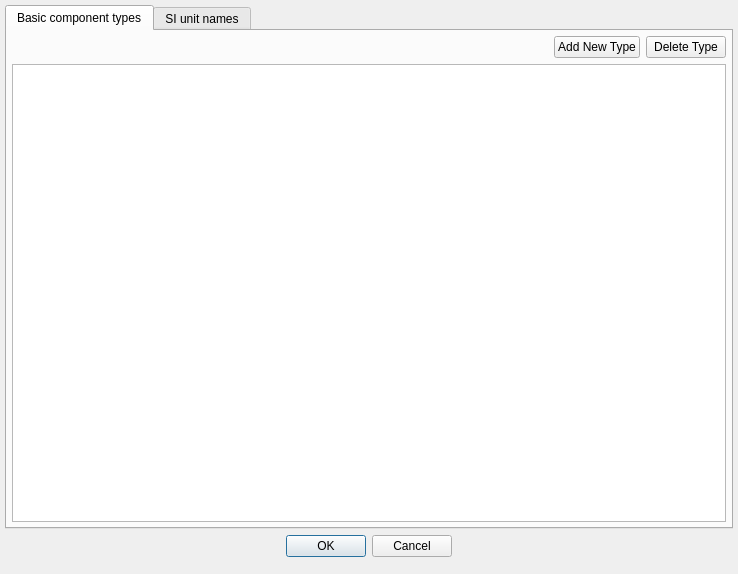
<?xml version="1.0" encoding="UTF-8"?>
<ui version="4.0">
 <class>units_dialog</class>
 <widget class="QDialog" name="units_dialog">
  <property name="geometry">
   <rect>
    <x>0</x>
    <y>0</y>
    <width>738</width>
    <height>574</height>
   </rect>
  </property>
  <property name="windowTitle">
   <string>Units setup</string>
  </property>
  <layout class="QVBoxLayout" name="verticalLayout_3">
   <property name="leftMargin">
    <number>5</number>
   </property>
   <property name="topMargin">
    <number>5</number>
   </property>
   <property name="rightMargin">
    <number>5</number>
   </property>
   <property name="bottomMargin">
    <number>5</number>
   </property>
   <item>
    <layout class="QVBoxLayout" name="verticalLayout_2">
     <property name="bottomMargin">
      <number>12</number>
     </property>
     <item>
      <widget class="QFrame" name="frame_2">
       <property name="frameShape">
        <enum>QFrame::NoFrame</enum>
       </property>
       <property name="frameShadow">
        <enum>QFrame::Raised</enum>
       </property>
       <layout class="QVBoxLayout" name="verticalLayout">
        <property name="leftMargin">
         <number>0</number>
        </property>
        <property name="topMargin">
         <number>0</number>
        </property>
        <property name="rightMargin">
         <number>0</number>
        </property>
        <property name="bottomMargin">
         <number>0</number>
        </property>
        <item>
         <widget class="QTabWidget" name="tabWidget">
          <property name="currentIndex">
           <number>0</number>
          </property>
          <widget class="QWidget" name="types_frame">
           <attribute name="title">
            <string>Basic component types</string>
           </attribute>
           <layout class="QVBoxLayout" name="verticalLayout_4">
            <property name="leftMargin">
             <number>0</number>
            </property>
            <property name="topMargin">
             <number>0</number>
            </property>
            <property name="rightMargin">
             <number>0</number>
            </property>
            <property name="bottomMargin">
             <number>0</number>
            </property>
            <item>
             <widget class="QFrame" name="frame">
              <property name="frameShape">
               <enum>QFrame::NoFrame</enum>
              </property>
              <property name="frameShadow">
               <enum>QFrame::Raised</enum>
              </property>
              <layout class="QVBoxLayout" name="verticalLayout_7">
               <property name="leftMargin">
                <number>5</number>
               </property>
               <property name="topMargin">
                <number>5</number>
               </property>
               <property name="rightMargin">
                <number>5</number>
               </property>
               <property name="bottomMargin">
                <number>5</number>
               </property>
               <item>
                <layout class="QHBoxLayout" name="horizontalLayout">
                 <item>
                  <spacer name="horizontalSpacer">
                   <property name="orientation">
                    <enum>Qt::Horizontal</enum>
                   </property>
                   <property name="sizeHint" stdset="0">
                    <size>
                     <width>40</width>
                     <height>20</height>
                    </size>
                   </property>
                  </spacer>
                 </item>
                 <item>
                  <widget class="QPushButton" name="add_type_cmd">
                   <property name="text">
                    <string>Add New Type</string>
                   </property>
                  </widget>
                 </item>
                 <item>
                  <widget class="QPushButton" name="del_type_cmd">
                   <property name="text">
                    <string>Delete Type</string>
                   </property>
                  </widget>
                 </item>
                </layout>
               </item>
               <item>
                <widget class="QTableView" name="b_types_tbl">
                 <property name="selectionMode">
                  <enum>QAbstractItemView::SingleSelection</enum>
                 </property>
                 <property name="selectionBehavior">
                  <enum>QAbstractItemView::SelectRows</enum>
                 </property>
                 <property name="sortingEnabled">
                  <bool>true</bool>
                 </property>
                 <property name="cornerButtonEnabled">
                  <bool>false</bool>
                 </property>
                 <attribute name="verticalHeaderVisible">
                  <bool>false</bool>
                 </attribute>
                </widget>
               </item>
              </layout>
             </widget>
            </item>
           </layout>
          </widget>
          <widget class="QWidget" name="units_frame">
           <attribute name="title">
            <string>SI unit names</string>
           </attribute>
           <layout class="QVBoxLayout" name="verticalLayout_5">
            <property name="leftMargin">
             <number>0</number>
            </property>
            <property name="topMargin">
             <number>0</number>
            </property>
            <property name="rightMargin">
             <number>0</number>
            </property>
            <property name="bottomMargin">
             <number>0</number>
            </property>
            <item>
             <widget class="QFrame" name="frame_3">
              <property name="frameShape">
               <enum>QFrame::NoFrame</enum>
              </property>
              <property name="frameShadow">
               <enum>QFrame::Raised</enum>
              </property>
              <layout class="QVBoxLayout" name="verticalLayout_8">
               <property name="leftMargin">
                <number>5</number>
               </property>
               <property name="topMargin">
                <number>5</number>
               </property>
               <property name="rightMargin">
                <number>5</number>
               </property>
               <property name="bottomMargin">
                <number>5</number>
               </property>
               <item>
                <layout class="QHBoxLayout" name="horizontalLayout_2">
                 <item>
                  <spacer name="horizontalSpacer_2">
                   <property name="orientation">
                    <enum>Qt::Horizontal</enum>
                   </property>
                   <property name="sizeHint" stdset="0">
                    <size>
                     <width>40</width>
                     <height>20</height>
                    </size>
                   </property>
                  </spacer>
                 </item>
                 <item>
                  <widget class="QPushButton" name="add_unit_cmd">
                   <property name="text">
                    <string>Add Unit</string>
                   </property>
                  </widget>
                 </item>
                 <item>
                  <widget class="QPushButton" name="del_unit_cmd">
                   <property name="text">
                    <string>Delete Unit</string>
                   </property>
                  </widget>
                 </item>
                </layout>
               </item>
               <item>
                <widget class="QTableView" name="si_units_tbl">
                 <property name="toolTipDuration">
                  <number>-1</number>
                 </property>
                 <property name="selectionMode">
                  <enum>QAbstractItemView::SingleSelection</enum>
                 </property>
                 <property name="selectionBehavior">
                  <enum>QAbstractItemView::SelectRows</enum>
                 </property>
                 <property name="sortingEnabled">
                  <bool>true</bool>
                 </property>
                 <property name="cornerButtonEnabled">
                  <bool>false</bool>
                 </property>
                 <attribute name="horizontalHeaderShowSortIndicator" stdset="0">
                  <bool>true</bool>
                 </attribute>
                 <attribute name="verticalHeaderVisible">
                  <bool>false</bool>
                 </attribute>
                </widget>
               </item>
              </layout>
             </widget>
            </item>
           </layout>
          </widget>
         </widget>
        </item>
       </layout>
      </widget>
     </item>
     <item>
      <widget class="QDialogButtonBox" name="buttonBox">
       <property name="orientation">
        <enum>Qt::Horizontal</enum>
       </property>
       <property name="standardButtons">
        <set>QDialogButtonBox::Cancel|QDialogButtonBox::Ok</set>
       </property>
       <property name="centerButtons">
        <bool>true</bool>
       </property>
      </widget>
     </item>
    </layout>
   </item>
  </layout>
 </widget>
 <resources/>
 <connections>
  <connection>
   <sender>buttonBox</sender>
   <signal>accepted()</signal>
   <receiver>units_dialog</receiver>
   <slot>accept()</slot>
   <hints>
    <hint type="sourcelabel">
     <x>248</x>
     <y>254</y>
    </hint>
    <hint type="destinationlabel">
     <x>157</x>
     <y>274</y>
    </hint>
   </hints>
  </connection>
  <connection>
   <sender>buttonBox</sender>
   <signal>rejected()</signal>
   <receiver>units_dialog</receiver>
   <slot>reject()</slot>
   <hints>
    <hint type="sourcelabel">
     <x>316</x>
     <y>260</y>
    </hint>
    <hint type="destinationlabel">
     <x>286</x>
     <y>274</y>
    </hint>
   </hints>
  </connection>
 </connections>
</ui>
